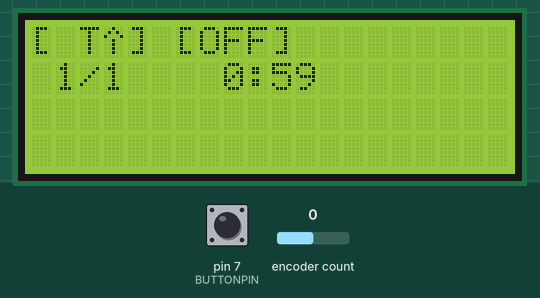
This sketch was run on a simulated Arduino Uno, built with avr-gcc and run on an emulated ATmega328P. Parts: 20×4 character LCD. Inputs (shaded band) come from the test bench; at power-on: encoder count 0, pin 7 (BUTTONPIN) HIGH.

Above: at 1.2 s.
1.3 s: encoder count set to 1
At 2.8 s:
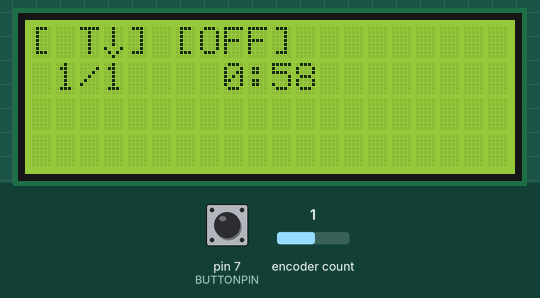
4.3 s: pin 7 (BUTTONPIN) pulled LOW for 0.15 s
At 5.8 s:
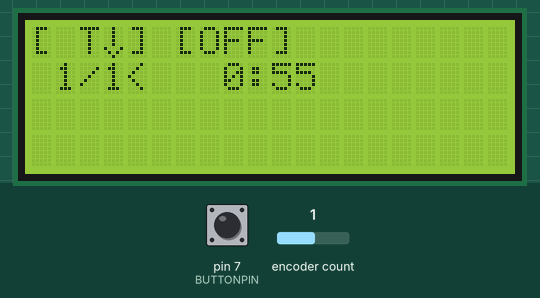
7.4 s: pin 7 (BUTTONPIN) pulled LOW for 1 s
At 9.5 s:
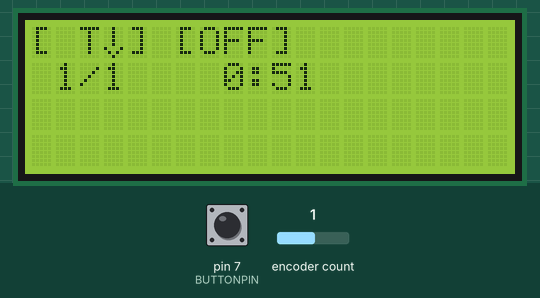
9.9 s: encoder count set to 2
At 10.8 s:
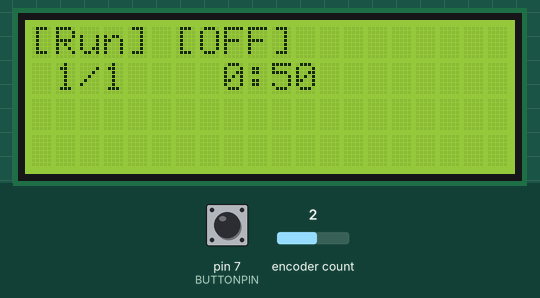
12.9 s: pin 7 (BUTTONPIN) pulled LOW for 0.15 s
At 13.6 s:
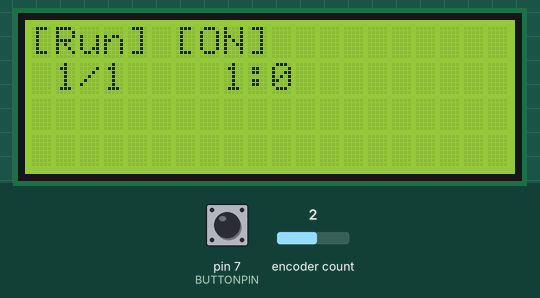
16.0 s: encoder count set to 3
At 17.2 s:
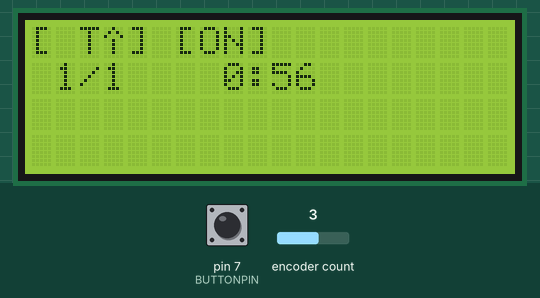
Timing chart, 0 to 19.0 s (numbered marks = the images above; inputs shaded):
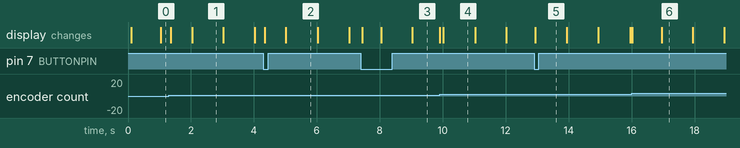

The sketch:

rotary_encoder.ino
```cpp
#include <avr/wdt.h>
#include <Encoder.h>
#include <LiquidCrystal_I2C.h>

#define BUTTONPIN 7
#define SSRPIN 11

LiquidCrystal_I2C lcd(0x27,20,4);  // set the LCD address to 0x27 for a 16 chars and 2 line display

uint8_t uarrow[8]  = {B00100,
                      B01010,
                      B10001,
                      B00100,
                      B00100,
                      B00100,
                      B00100,
                      B00000};
uint8_t darrow[8]  = {B00100,
                      B00100,
                      B00100,
                      B00100,
                      B00100,
                      B10001,
                      B01010,
                      B00100};

uint8_t rarrow[8]  = {B00000,
                      B01000,
                      B00100,
                      B00010,
                      B00001,
                      B10010,
                      B00100,
                      B01000};

uint8_t larrow[8]  = {B00100,
                      B00100,
                      B00100,
                      B00100,
                      B00100,
                      B10001,
                      B01010,
                      B00100};
/*uint8_t ldarrow[8]  = {B0,B0,B1,B10010,B10100,B11000,B11110};
uint8_t ruarrow[8] = {B01111,B00011,B00101,B01001,B10000,0,0};
uint8_t rdarrow[8] = {0,0,B10000,B01001,B00101,B00011,B01111};*/
uint8_t check[8] = {0x0,0x1,0x3,0x16,0x1c,0x8,0x0};
uint8_t degc[8] = {B01000, B10100, B01000, 0, B00011, B00100, B00100, B00011};

Encoder myEnc(2,3);
unsigned long lastTime;

#define sbi(sfr, bit) (_SFR_BYTE(sfr) |= _BV(bit))  // set bit
void setup_watchdog()
{
  cli();
  MCUSR &= ~(1<<WDRF);

  WDTCSR |= (1<<WDCE) | (1<< WDE);
  WDTCSR = (1<<WDIE) | (0<<WDP3) | (1<<WDP2) | (1<<WDP1) | (0<<WDP0);
  sei();
}

int sec_passed = 0;
ISR(WDT_vect) {
  //setup_watchdog();

  sec_passed++;
  //lcd.setCursor(0, 1);
  //lcd.print(sec_passed);
}


long oldPosition  = -999;

void setup() {
  turn_off();

  //Serial.begin(9600);
  //Serial.println("Basic Encoder Test:");


  lcd.init();
  lcd.backlight();
  lcd.createChar(0, uarrow);
  lcd.createChar(1, darrow);

  lcd.clear();

  pinMode(BUTTONPIN, INPUT);
  pinMode(SSRPIN, OUTPUT);
  digitalWrite(SSRPIN, LOW);

  oldPosition = myEnc.read();


  sei();
  //setup_watchdog();
}


enum MENUITEMS {ONTIME, OFFTIME, RUN};
enum MENUSTATES {M_ONTIME, M_OFFTIME, M_MENU};
enum POWERSTATES {P_ON, P_OFF};
uint8_t power_state = P_OFF;
uint8_t state = M_MENU;
uint8_t menu_item = ONTIME;

uint8_t set_ontime = 1;
uint8_t set_offtime = 1;
bool buttonDown = false;

void turn_on() {
  power_state = P_ON;
  digitalWrite(SSRPIN, HIGH);
  lastTime = millis();
}
void turn_off() {
  power_state = P_OFF;
  digitalWrite(SSRPIN, LOW);
  lastTime = millis();
}
void loop() {

  lcd.setCursor(6, 0);
  unsigned long elapsed = (millis() - lastTime)/1000;
  long remaining;
  switch(power_state) {
    case P_ON:
      remaining = set_ontime*60 - elapsed;
      lcd.print("[ON] ");
      if ( remaining <= 0 ) {
        turn_off();
      }
      break;
    case P_OFF:
      remaining = set_offtime*60 - elapsed;
      lcd.print("[OFF]");
      if ( remaining <= 0 ) {
        turn_on();
      }
      break;
  }

  remaining = max(0, remaining);
  lcd.setCursor(8, 1);
  lcd.print(remaining/60);
  lcd.print(":");
  lcd.print(remaining%60);
  lcd.print("  ");

  long increment;
  long newPosition = myEnc.read();
  //Serial.println(newPosition);
  increment = -(newPosition - oldPosition)/2;
  if (increment != 0)
    oldPosition = newPosition;

  // process button
  if (digitalRead(BUTTONPIN) == LOW && buttonDown == false) {
    buttonDown = true;

    switch (state) {
      case M_MENU:
        switch(menu_item) {
          case ONTIME: state = M_ONTIME; break;
          case OFFTIME: state = M_OFFTIME; break;
          case RUN: turn_on();//turn on stuff
          lastTime = millis();
          break;
        }
        return;
        break;

      case M_ONTIME: // set time
        state = M_MENU;
        return;
        break;
      case M_OFFTIME:
        state = M_MENU;
        return;
        break;
      default :
      break;
    }
  }
  if (digitalRead(BUTTONPIN) == HIGH && buttonDown == true) {
    buttonDown = false; }


  switch (state) {
    case M_MENU:
      menu_item = (menu_item + increment + 3) % 3;

      lcd.setCursor(0,0); lcd.print("[");
      switch (menu_item) {
        case ONTIME: lcd.print(" T"); lcd.write(0); break;
        case OFFTIME: lcd.print(" T"); lcd.write(1); break;
        case RUN: lcd.print("Run"); break;
      }
      lcd.print("]");
      lcd.setCursor(0, 1);
      lcd.print(" ");
      lcd.print(set_ontime);
      lcd.print("/");
      lcd.print(set_offtime);
      lcd.print("  ");

      break;
    case M_ONTIME:
      set_ontime = max(1, set_ontime + increment);
      set_ontime = min(99, set_ontime);
      lcd.setCursor(0, 1);
      lcd.print(">");
      lcd.print(set_ontime);
      lcd.print("/");
      lcd.print(set_offtime);
      lcd.print("  ");
      break;
    case M_OFFTIME:
      set_offtime = max(1, set_offtime + increment);
      set_offtime = min(99, set_offtime);
      lcd.setCursor(0, 1);
      lcd.print(" ");
      lcd.print(set_ontime);
      lcd.print("/");
      lcd.print(set_offtime);
      lcd.print("< ");
      break;
    default :
    break;
  }


  //delay(200);
}
```

Measured:
- after the input at 1.3 s, the display: first changes after 0.06 s (image 1 shows a later state)
- after the input at 4.3 s, the display: first changes at once (image 2 shows a later state)
- after the input at 7.4 s, the display: first changes at once (image 3 shows a later state)
- after the input at 9.9 s, the display: first changes at once (image 4 shows a later state)
- after the input at 12.9 s, the display: changes at once (image 5)
- after the input at 16.0 s, the display: first changes at once (image 6 shows a later state)
- what the display in image 2 shows lasts 1.0 s, from 5.0 s to 6.0 s
